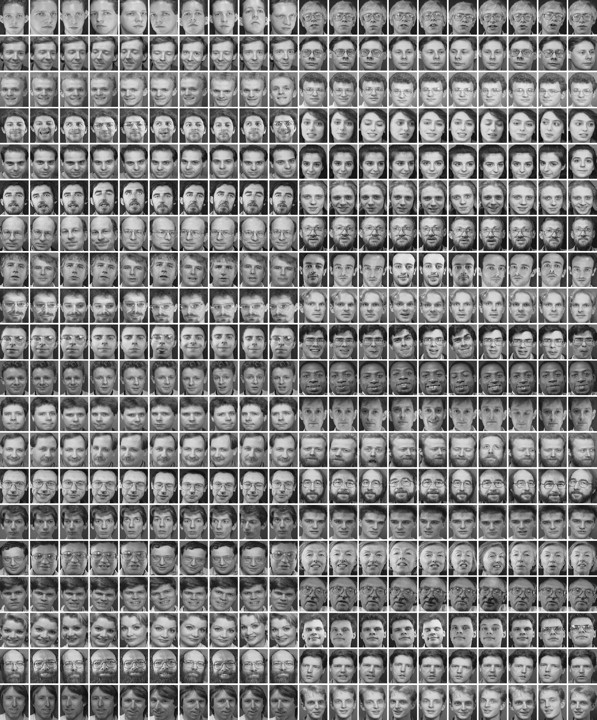
#> input picture rbx_vision/scripts/test_images/all_orl_faces.jpg, 597 x 720 px
$ python pyrdown.py test_images/all_orl_faces.jpg 3   (Python 2 division)
#> lines starting #> are read from the running program, lines starting #| are printed output that depends on the picture
#!/usr/bin/env python


""" pyrdown.py - Version 1.0 2012-02-28

    Run the OpenCV pyrDown() function on an input image and display the result
507px-Mona_Lisa.jpg
"""
import cv2.cv as cv
import cv2
import numpy as np

help_message = '''USAGE: pyrdown.py [<image>] [<n_pyr>]

'''

if __name__ == '__main__':
    import sys
    try:
        image_fn = sys.argv[1]
    except:
        image_fn = "test_images/mona_face.jpg"
        print help_message

    try:
        n_pyr = int(sys.argv[2])
    except:
        n_pyr = 2

    image = cv2.imread(image_fn, cv.CV_LOAD_IMAGE_COLOR)
#> image is the input picture: shape (720, 597, 3); min 1, max 255, mean 130.8

    pyrdown_image = image.copy()

    for i in range(n_pyr):
        pyrdown_image = cv2.pyrDown(pyrdown_image)
#> this loop made 3 passes
#> pass 1, `pyrdown_image = cv2.pyrDown(pyrdown_image)`:
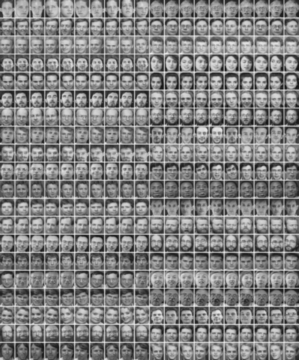
#> pyrdown_image: shape (360, 299, 3); min 21, max 235, mean 130.7
#> pass 2, `pyrdown_image = cv2.pyrDown(pyrdown_image)`:
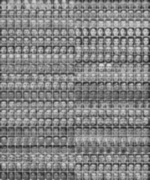
#> pyrdown_image: shape (180, 150, 3); min 29, max 215, mean 130.6
#> pass 3, `pyrdown_image = cv2.pyrDown(pyrdown_image)`:
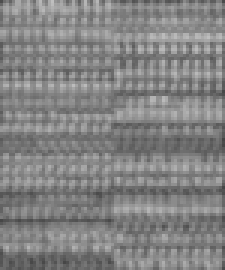
#> pyrdown_image: shape (90, 75, 3) (shown 3 times larger); min 70, max 191, mean 130.8

    display_image = cv2.resize(pyrdown_image, (image.shape[1], image.shape[0]))

    cv2.imshow("Source Image", image)
    cv2.imshow("PyrDown 3 Times", pyrdown_image)
    cv2.imshow("Magnified PyrDown", display_image)

#    cv2.imwrite("mona_lisa_face.png", image)
#    cv2.imwrite("mona_lisa_face_pyr2.png", pyrdown_image)
#    cv2.imwrite("mona_lisa_face_pyr2_mag.png", display_image)

    cv2.waitKey()

$ run again, on rbx_vision/scripts/test_images/apples_in_field.jpg
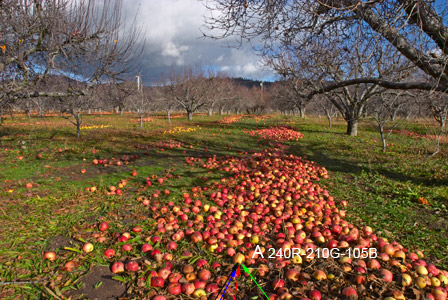
#> input picture rbx_vision/scripts/test_images/apples_in_field.jpg, 448 x 300 px
#> image is the input picture: shape (300, 448, 3); mean B, G, R 70.9, 93, 115
#> the loop `for i in range(n_pyr):` made 3 passes
#> pass 1, `pyrdown_image = cv2.pyrDown(pyrdown_image)`:
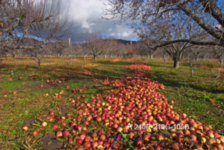
#> pyrdown_image: shape (150, 224, 3); mean B, G, R 71, 93.1, 115
#> pass 3, `pyrdown_image = cv2.pyrDown(pyrdown_image)`:
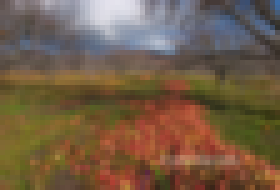
#> pyrdown_image: shape (38, 56, 3) (shown 5 times larger); mean B, G, R 71.6, 93.5, 115.3

$ run again, on rbx_vision/scripts/test_images/arch.jpg
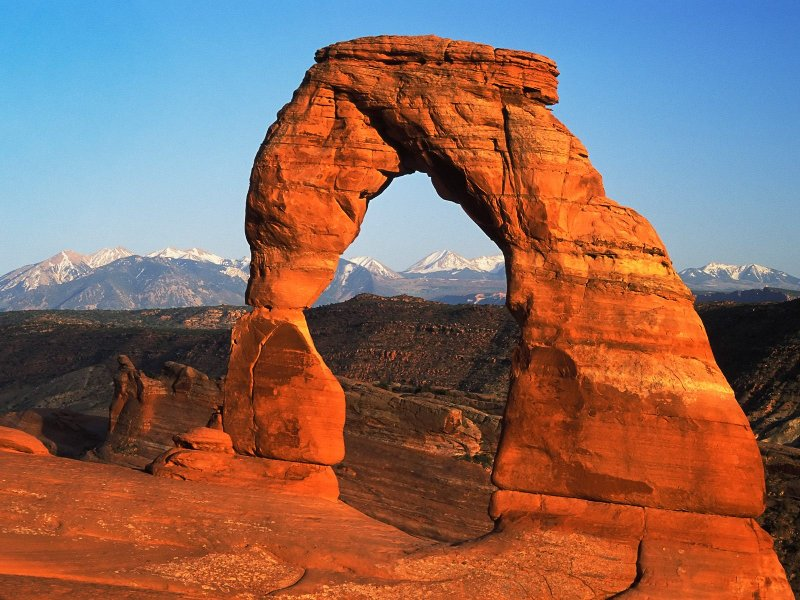
#> input picture rbx_vision/scripts/test_images/arch.jpg, 800 x 600 px
#> image is the input picture: shape (600, 800, 3); mean B, G, R 94.9, 104.5, 138.8
#> the loop `for i in range(n_pyr):` made 3 passes
#> pass 1, `pyrdown_image = cv2.pyrDown(pyrdown_image)`:
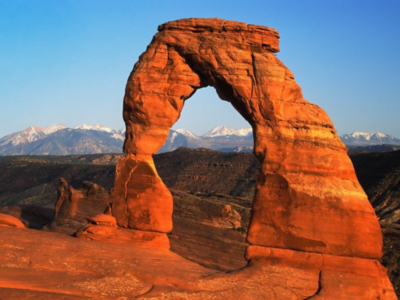
#> pyrdown_image: shape (300, 400, 3); mean B, G, R 95.1, 104.6, 138.7
#> `display_image = cv2.resize(pyrdown_image, (image.shape[1], image.shape..`:
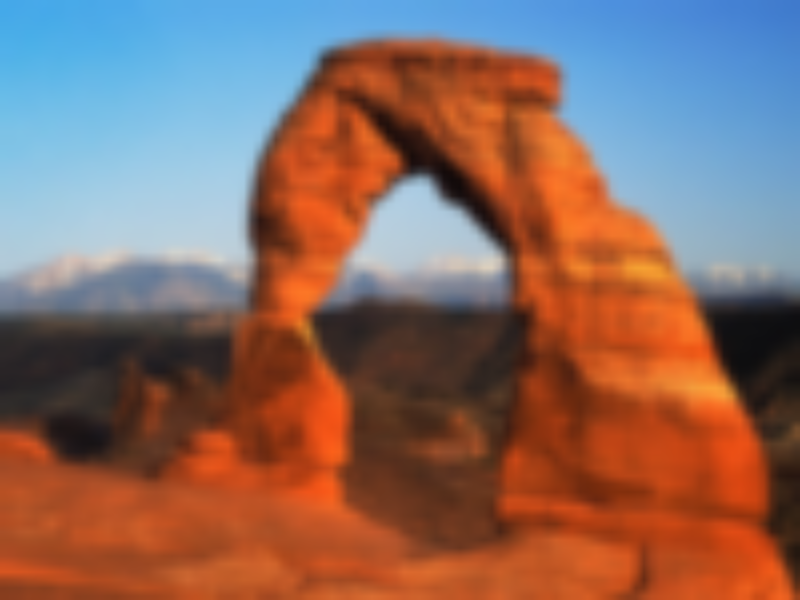
#> display_image: shape (600, 800, 3); mean B, G, R 96.1, 105, 138.3

$ run again, on rbx_vision/scripts/test_images/arch_corner.jpg
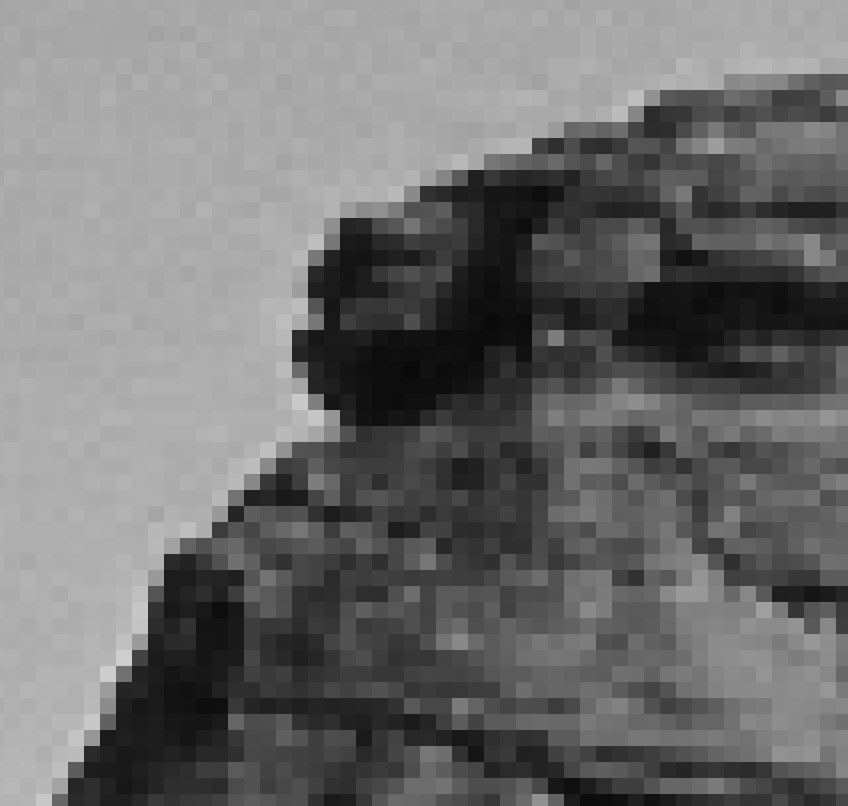
#> input picture rbx_vision/scripts/test_images/arch_corner.jpg, 848 x 806 px
#> image is the input picture: shape (806, 848, 3); min 6, max 213, mean 110
#> the loop `for i in range(n_pyr):` made 3 passes
#> pass 3, `pyrdown_image = cv2.pyrDown(pyrdown_image)`:
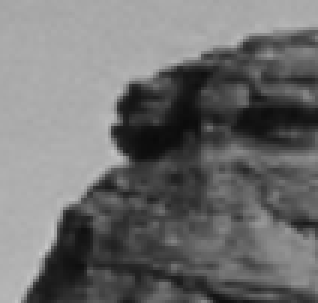
#> pyrdown_image: shape (101, 106, 3) (shown 3 times larger); min 10, max 199, mean 110.6
